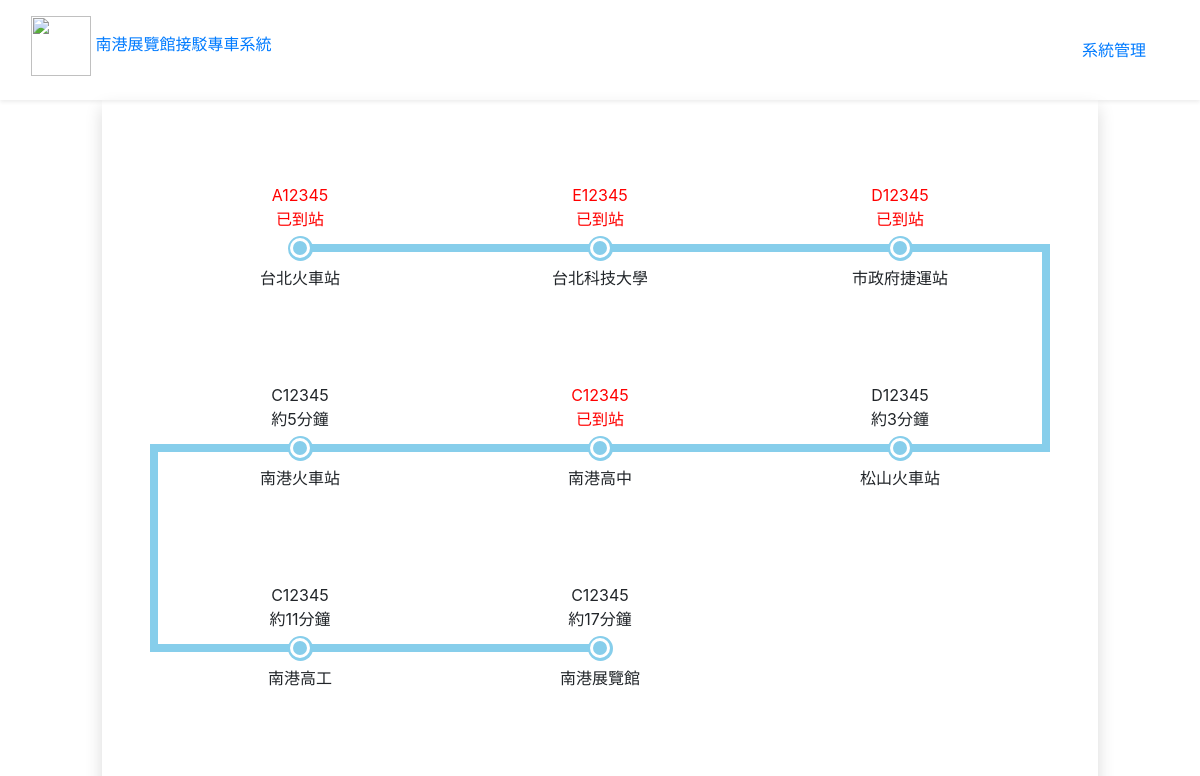
The page / on the database its author committed.
### tables this page shows
CREATE TABLE `station` (
  `id` int(10) UNSIGNED NOT NULL,
  `name` text NOT NULL,
  `minute` int(10) NOT NULL,
  `waiting` int(10) NOT NULL
);

### index.php (the view, shortened to what this page needs)
<?php include_once "./api/db.php";?>
<!DOCTYPE html>
<html lang="en">
<head>
    <link rel="stylesheet" href="./bootstrap/bootstrap.css">
</head>
<body>
<?php include "header.php";?>
<div class="d-flex flex-wrap m-auto shadow p-5" style="width:996px">
<?php
$sql="select * from `station`";
$stations=$pdo->query($sql)->fetchAll(PDO::FETCH_ASSOC);
$timer=[];
$leave=0;
foreach($stations as $station){
    $arrive=$leave+$station['minute'];
    $leave=$arrive+$station['waiting'];
    $timer[$station['name']]['arrive']=$arrive;
    $timer[$station['name']]['leave']=$leave;
}
$tmp=[];
foreach($stations as $key => $station){
    $tmp[floor($key/3)][]=$station;
}
foreach($tmp as $k => $t){
    if($k%2==1){
        $tmp[$k]=array_reverse($t);
    }
}
$sql="select * from `bus` ";
$buses=$pdo->query($sql)->fetchAll(PDO::FETCH_ASSOC);
foreach($tmp as $key => $t){
    if($key%2==1){
        echo "<div class='d-flex w-100 justify-content-end position-relative'>";
    }else{
        echo "<div class='d-flex w-100 position-relative'>";
    }
    if((ceil(count($stations)/3)-1)>$key){
        if($key%2==1){
            echo "<div class='connect connect-left'></div>";
        }else{
            echo "<div class='connect connect-right'></div>";
        }
    }
    foreach($t as $k => $station){
        if($key==0 && $k==0 ){
            echo "<div class='block right'>";
        }else if($key==ceil(count($stations)/3)-1){
            if($key%2==0){
                if($k==count($t)-1){
                    echo "<div class='block left'>";
                }else{
                    echo "<div class='block line'>";
                }
            }else{
                if($k==0){
                    echo "<div class='block right'>";
                }else{
                    echo "<div class='block line'>";
                }
            }
        }else{
            echo "<div class='block line'>";
        }
        $busInfo=[];
        foreach($buses as $bus){
            $busInfo[$bus['name']]['arrive']=$bus['minute']-$timer[$station['name']]['arrive'];
            $busInfo[$bus['name']]['leave']=$bus['minute']-$timer[$station['name']]['leave'];
        }
        $min=['min'=>-999999,'bus'=>""];
        $flag=0;
        foreach($busInfo as $bus => $info){
            if($info['arrive']>=0 && $info['leave']<=0){
                $busInfo[$bus]['status']="已到站";
                echo "<div class='block-top arrive'>";
                echo $bus . "<br>已到站";
                echo "</div>";
                $flag=1;
            }else if($info['leave']>0){
                $busInfo[$bus]['status']="已過站";
            }else{
                $busInfo[$bus]['status']="約".abs($info['arrive'])."分鐘";
                if($info['arrive']>$min['min']){
                    $min['min']=$info['arrive'];
                    $min['bus']=$bus;
                }
            }
        }
        if($flag==0 && $min['bus']!=""){
            echo "<div class='block-top'>";
            echo $min['bus'] . "<br>";
            echo "約".abs($min['min'])."分鐘";
            echo "</div>";
        }
        echo "<div class='point'></div>";
        echo "<div class='block-bottom'>{$station['name']}</div>";
        echo "</div>";
    }
    echo "</div>";
}
?>
</div>
</body>
</html>

### header.php (shortened to what this page needs)
<header class="shadow-sm p-3 d-flex w-100" style="height:100px">
<div class="col-6">
    <img src="" alt="" style="width:60px;height:60px;">
   <a href="index.php">南港展覽館接駁專車系統</a>
</div>
<div class="col-6 row align-items-center justify-content-end">
    <a href="admin.php" class="mx-2">系統管理</a>
</div>
</header>

### index.php (style rules this page uses)
.block { width:300px; height:200px; display: flex; flex-direction:column; justify-content:center; align-items:center; position:relative; }
.block-top,.block-bottom { height:calc( ( 100% - 25px ) / 2); display:flex; text-align: center; padding:5px 0; }
.block-top { align-items:flex-end; }
.point { width:25px; height:25px; border-radius:50%; background-color:skyblue; display: flex; justify-content:center; align-items:center; position:relative; z-index:10; }
.point::before { content:""; width:20px; height:20px; border:3px solid white; border-radius:50%; }
.right::after, .left::after, .line::after { content:""; background-color:skyblue; position:absolute; }
.right::after { width:50%; height:8px; right:0; }
.left::after { width:50%; height:8px; left:0; }
.line::after { width:100%; height:8px; left:0; }
.connect { width:8px; height:200px; background:skyblue; top:50%; }
.connect-right { position:absolute; right:0; }
.connect-left { position:absolute; left:0; }
.arrive { color:red; }

### rows shown on the page
station: bus "A12345", name "台北火車站"
station: bus "E12345", name "台北科技大學"
station: bus "D12345", name "市政府捷運站"
station: bus "C12345", min "5", name "南港火車站"
station: bus "C12345", name "南港高中"
station: bus "D12345", min "3", name "松山火車站"
station: bus "C12345", min "11", name "南港高工"
station: bus "C12345", min "17", name "南港展覽館"
